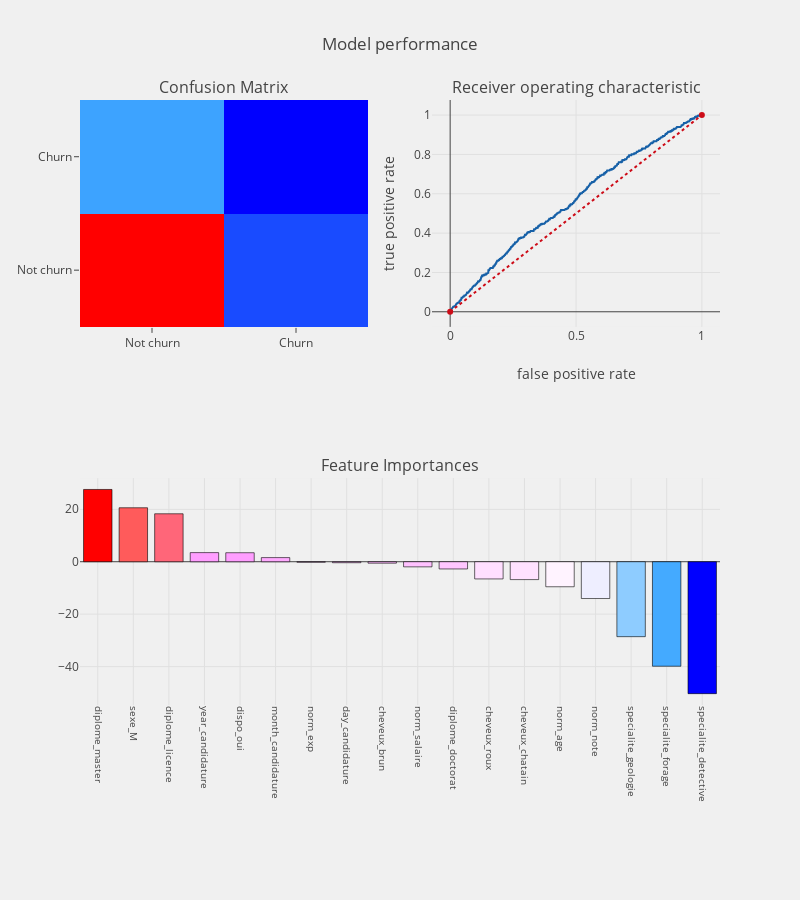

Source (notebook cell):
### Markdown cell above
#### 6.5.2 Evaluation

### Code cell
cols= col_norm_num + col_cat

evaluation(svc_lin, cols, "coefficients", X_svm,smotetomek_Y)

### Figure 1 — Plotly figure (JSON) as saved in the notebook; plotly's stock layout.template omitted (floating-point values rounded to 4 significant figures; data arrays with more than 128 entries replaced by an {"elided": "..."} marker saying what was removed)
{"data": [{"colorscale": "Picnic", "name": "matrix", "showscale": false, "type": "heatmap", "uid": "d69fd865-cf52-4edf-bd43-19c109584ceb", "x": ["Not churn", "Churn"], "xaxis": "x", "y": ["Not churn", "Churn"], "yaxis": "y", "z": [[3838, 231], [498, 45]]}, {"line": {"color": "rgb(22, 96, 167)", "width": 2}, "name": "Roc : 0.513051111422", "type": "scatter", "uid": "82f2b255-fa4d-46f4-8749-ff51be640ad9", "x": {"elided": "955 float values"}, "xaxis": "x2", "y": {"elided": "955 float values"}, "yaxis": "y2"}, {"line": {"color": "rgb(205, 12, 24)", "dash": "dot", "width": 2}, "type": "scatter", "uid": "e3a09fed-cf01-409f-8ab6-0d9f3dbd4fe9", "x": [0, 1], "xaxis": "x2", "y": [0, 1], "yaxis": "y2"}, {"marker": {"color": [27.56, 20.59, 18.29, 3.476, 3.433, 1.571, -0.1835, -0.38, -0.5508, -1.955, -2.752, -6.56, -6.817, -9.548, -14.04, -28.59, -39.87, -50.33], "colorscale": "Picnic", "line": {"color": "black", "width": 0.6}}, "name": "coefficients", "type": "bar", "uid": "b46f2b48-2de5-4ca1-9299-58b12a1e935e", "x": ["diplome_master", "sexe_M", "diplome_licence", "year_candidature", "dispo_oui", "month_candidature", "norm_exp", "day_candidature", "cheveux_brun", "norm_salaire", "diplome_doctorat", "cheveux_roux", "cheveux_chatain", "norm_age", "norm_note", "specialite_geologie", "specialite_forage", "specialite_detective"], "xaxis": "x3", "y": [27.56, 20.59, 18.29, 3.476, 3.433, 1.571, -0.1835, -0.38, -0.5508, -1.955, -2.752, -6.56, -6.817, -9.548, -14.04, -28.59, -39.87, -50.33], "yaxis": "y3"}], "layout": {"annotations": [{"font": {"size": 16}, "showarrow": false, "text": "Confusion Matrix", "x": 0.225, "xanchor": "center", "xref": "paper", "y": 1, "yanchor": "bottom", "yref": "paper"}, {"font": {"size": 16}, "showarrow": false, "text": "Receiver operating characteristic", "x": 0.775, "xanchor": "center", "xref": "paper", "y": 1, "yanchor": "bottom", "yref": "paper"}, {"font": {"size": 16}, "showarrow": false, "text": "Feature Importances", "x": 0.5, "xanchor": "center", "xref": "paper", "y": 0.375, "yanchor": "bottom", "yref": "paper"}], "autosize": false, "height": 900, "margin": {"b": 195}, "paper_bgcolor": "rgba(240,240,240, 0.95)", "plot_bgcolor": "rgba(240,240,240, 0.95)", "showlegend": false, "title": "Model performance", "width": 800, "xaxis": {"anchor": "y", "domain": [0, 0.45]}, "xaxis2": {"anchor": "y2", "domain": [0.55, 1], "title": "false positive rate"}, "xaxis3": {"anchor": "y3", "domain": [0, 1], "showgrid": true, "tickangle": 90, "tickfont": {"size": 10}}, "yaxis": {"anchor": "x", "domain": [0.625, 1]}, "yaxis2": {"anchor": "x2", "domain": [0.625, 1], "title": "true positive rate"}, "yaxis3": {"anchor": "x3", "domain": [0, 0.375]}}}
